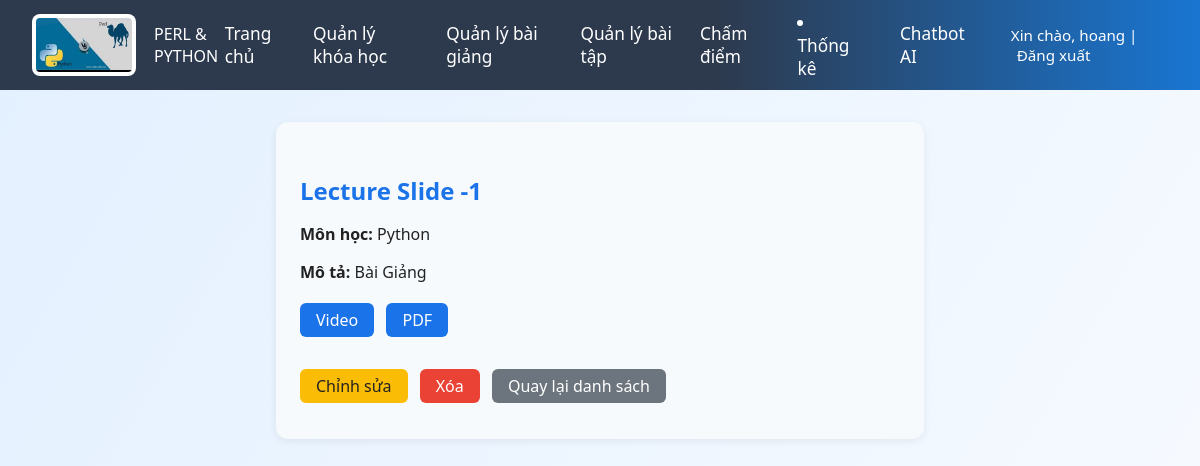
/lectures/8/ (signed in), run on the app's committed database.
### core/models.py (models this page shows, shortened)
class Lecture(models.Model):
    title = models.CharField(max_length=255)
    description = models.TextField()
    video_url = models.URLField(blank=True, null=True)
    pdf_file = models.FileField(upload_to='uploads/pdfs/', blank=True, null=True)
    slide_file = models.FileField(upload_to='uploads/pdfs/', blank=True, null=True)
    subject = models.CharField(max_length=100, choices=[("Perl", "Perl"), ("Python", "Python")])
    created_by = models.ForeignKey(User, on_delete=models.CASCADE)
    created_at = models.DateTimeField(auto_now_add=True)
    course = models.ForeignKey(Course, on_delete=models.CASCADE, default=1)

### teacherapp/views.py (the view)
# urls.py: path('lectures/<int:pk>/', views.lecture_detail, name='lecture_detail'),
@login_required
def lecture_detail(request, pk):
    lecture = get_object_or_404(Lecture, pk=pk, created_by=request.user)
    return render(request, 'teacher_page/lecture_detail.html', {'lecture': lecture})

### templates/teacher_page/lecture_detail.html (shortened to what this page needs)
{% extends 'teacher_page/gv_base.html' %}
{% load static %}
{% block extra_css %}
<link rel="stylesheet" href="{% static 'css/lecture_detail.css' %}">
{% endblock %}
{% block content %}
<div class="lecture-detail-container">
    <h2>{{ lecture.title }}</h2>
    <p><strong>Môn học:</strong> {{ lecture.subject }}</p>
    <p><strong>Mô tả:</strong> {{ lecture.description }}</p>
    <div class="lecture-files">
        {% if lecture.video_url %}
            <a href="{{ lecture.video_url }}" class="btn-link" target="_blank"> Video</a>
        {% endif %}
        {% if lecture.pdf_file %}
            <a href="{{ lecture.pdf_file.url }}" class="btn-link" target="_blank"> PDF</a>
        {% endif %}
    </div>
    <div class="lecture-actions">
        <a href="{% url 'edit_lecture' lecture.pk %}" class="btn btn-warning">Chỉnh sửa</a>
        <a href="{% url 'delete_lecture' lecture.pk %}" class="btn btn-danger">Xóa</a>
        <a href="{% url 'lecture_list' %}" class="btn btn-secondary">Quay lại danh sách</a>
    </div>
</div>
{% endblock %}

### templates/teacher_page/gv_base.html (shortened to what this page needs)
{% load static %}
<!DOCTYPE html>
<html lang="vi">
<head>
    {% block extra_css %}{% endblock %}
    <link rel="stylesheet" href="{% static 'css/gv_header.css' %}">
</head>
<body>
    <header class="header">
        <div class="logo">
            <img src="{% static 'image/headerIcon.jpg' %}" alt="DTU Logo">
            <span class="gv-title">PERL & PYTHON</span>
        </div>
        <nav class="nav">
            <a href="{% url 'teacher_home' %}">Trang chủ</a>
           <a href="{% url 'course_management' %}">Quản lý khóa học</a>
            <a href="{% url 'lecture_list' %}">Quản lý bài giảng</a>
            <a href="{% url 'assignment_list' %}">Quản lý bài tập</a>
            <a href="{% url 'cham_diem' %}">Chấm điểm</a>
            <li><a href="{% url 'thong_ke_bao_cao' %}">Thống kê</a></li>
            <a href="{% url 'AIapp:ai_page' %}">Chatbot AI</a>
            <span class="lang">
                Xin chào, {{ user.first_name }} |
                <a href="{% url 'signout' %}">Đăng xuất</a>
            </span>
        </nav>
    </header>
    <main class="content">
        {% block content %}{% endblock %}
    </main>
</body>
</html>

### static/css/lecture_detail.css (style rules this page uses)
.lecture-detail-container { background: #f7fafc; border-radius: 12px; box-shadow: 0 2px 8px rgba(0,0,0,0.07); padding: 32px 24px; max-width: 600px; margin: 32px auto; color: #222; }
.lecture-detail-container h2 { color: #1a73e8; margin-bottom: 16px; }
.lecture-files { margin: 16px 0; }
.btn-link, .btn { display: inline-block; margin: 4px 8px 4px 0; padding: 6px 16px; border-radius: 6px; text-decoration: none; color: #fff; background: #1a73e8; transition: background 0.2s; }
.btn-warning { background: #fbbc05; color: #222; }
.btn-danger { background: #ea4335; }
.btn-secondary { background: #6c757d; }
.lecture-actions { margin-top: 24px; }

### static/css/gv_header.css (style rules this page uses)
body { background: linear-gradient(120deg, #e3f0ff 0%, #f8fbff 100%); font-family: 'Segoe UI', Arial, sans-serif; margin: 0; padding: 0; min-height: 100vh; }
.header { background: linear-gradient(90deg, #2d3a4e 60%, #1976d2 100%); color: #fff; min-height: 90px; display: flex; align-items: center; justify-content: space-between; padding: 0 32px; }
.logo { display: flex; align-items: center; gap: 18px; }
.logo img { height: 54px; background: #fff; border-radius: 8px; padding: 4px; }
.nav { display: flex; gap: 28px; align-items: center; font-size: 1.08rem; }
.nav a { color: #fff; text-decoration: none; font-weight: 500; transition: color 0.2s; }
.lang { margin-left: 18px; font-size: 0.95rem; }
.lang a { color: #fff; margin-left: 6px; text-decoration: none; }

### templates/teacher_page/gv_base.html (style rules this page uses)
* { font-family: 'Segoe UI', Tahoma, Geneva, Verdana, sans-serif; -webkit-font-feature-settings: "liga", "kern"; font-feature-settings: "liga", "kern"; }
body { text-rendering: optimizeLegibility; -webkit-font-smoothing: antialiased; -moz-osx-font-smoothing: grayscale; }

### data on the page
Lecture: title "Lecture Slide -1", subject "Python", description "Bài Giảng"

### other printed values
{{ user.first_name }} "hoang"
